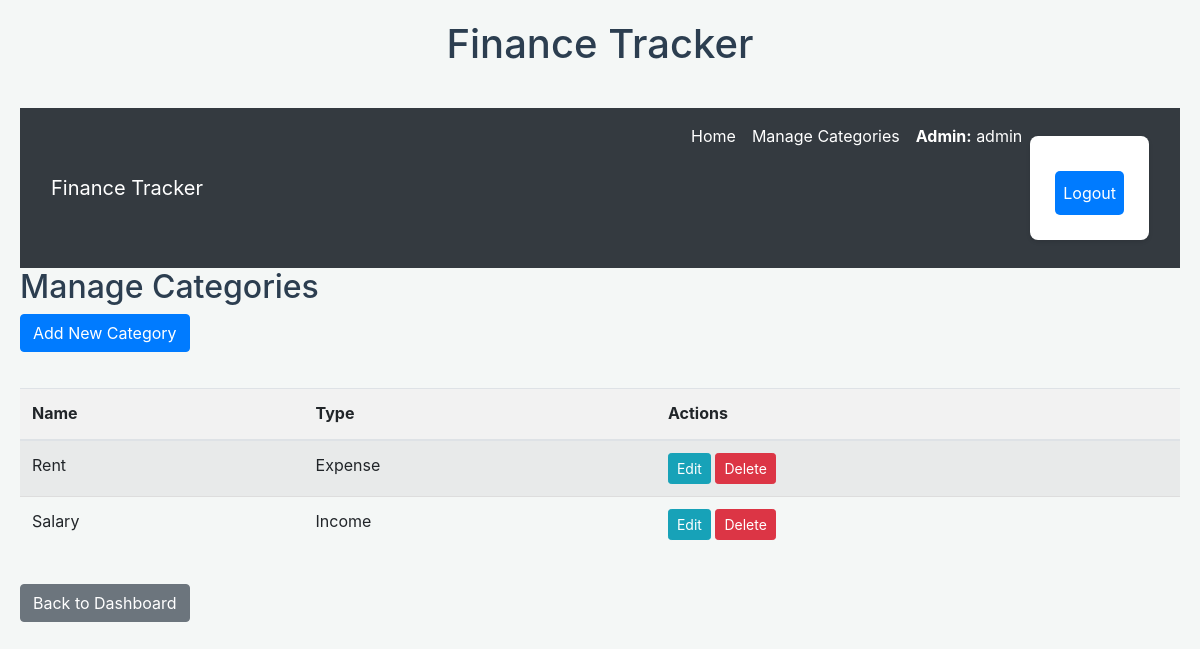
Page /categories/ (signed in) on the earlier database version.
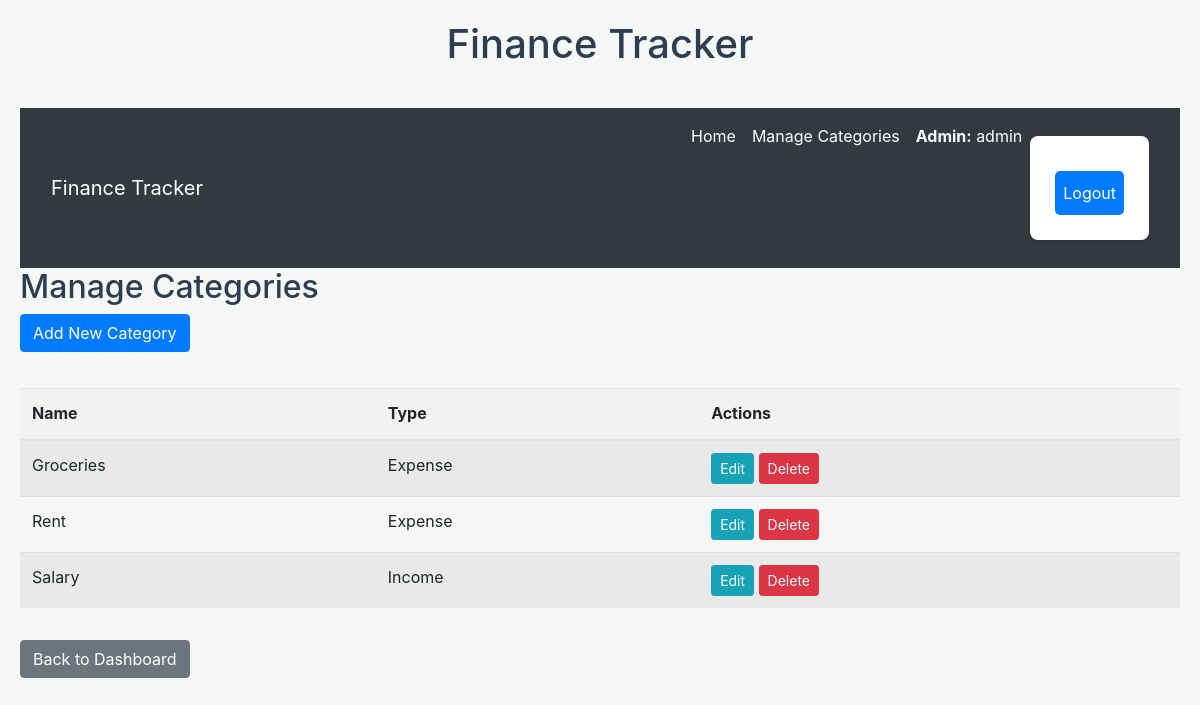
Same page on the later database version.
### tracker/models.py (models this page shows, shortened)
class Category(models.Model):
    CATEGORY_TYPES =  [
        ('income', 'Income'),
        ('expense', 'Expense'),
    ]
    type = models.CharField(max_length=10, choices=CATEGORY_TYPES)
    name = models.CharField(max_length=100)
    user = models.ForeignKey(User, on_delete=models.CASCADE, null=True, blank=True)
    created_at = models.DateTimeField(auto_now_add=True)
    class Meta:
        verbose_name_plural = "Categories"

### tracker/views.py (the view)
# urls.py: path('categories/', views.category_list, name='category_list'),
def category_list(request):
    if request.user.is_staff:
        categories = Category.objects.all().order_by('name')
    else:
        categories = Category.objects.filter(user=request.user).order_by('name')
    return render(request, 'tracker/category_list.html', {'categories': categories, 'title': 'Manage Categories'})

### tracker/templates/tracker/category_list.html
{% extends 'tracker/base.html' %}
{% load crispy_forms_tags %}
{% block content %}
<h2>{{ title }}</h2>
<a href="{% url 'tracker:category_add' %}" class="btn btn-primary mb-3">Add New Category</a>
<div class="category-list">
    {% if categories %}
        <table class="table table-striped">
            <thead>
                <tr>
                    <th>Name</th>
                    <th>Type</th>
                    <th>Actions</th>
                </tr>
            </thead>
            <tbody>
                {% for category in categories %}
                <tr>
                    <td>{{ category.name }}</td>
                    <td>{{ category.type|capfirst }}</td>
                    <td>
                        <a href="{% url 'tracker:category_edit' pk=category.pk %}" class="btn btn-sm btn-info">Edit</a>
                        <a href="{% url 'tracker:category_delete' pk=category.pk %}" class="btn btn-sm btn-danger">Delete</a>
                    </td>
                </tr>
                {% endfor %}
            </tbody>
        </table>
    {% else %}
        <p>No categories yet. Add your first category!</p>
    {% endif %}
</div>
<a href="{% url 'tracker:dashboard' %}" class="btn btn-secondary mt-3">Back to Dashboard</a>
{% endblock %}

### tracker/templates/tracker/base.html (shortened to what this page needs)
{% load static %}
<!DOCTYPE html>
<html lang="en">
<head>
    <link rel="stylesheet" href="https://stackpath.bootstrapcdn.com/bootstrap/4.5.2/css/bootstrap.min.css">
    <link rel="stylesheet" href="{% static 'tracker/style.css' %}">
</head>
<body>
    {% block title_heading %}
    <h1>Finance Tracker</h1>
    {% endblock title_heading %}
    {% block navbar %}
    <nav class="navbar navbar-expand-lg navbar-light bg-light {% if user.is_superuser %}admin-navbar{% endif %}">
        <div class="container-fluid">
            <a class="navbar-brand" href="{% url 'tracker:welcome_page' %}">Finance Tracker</a>
            <div class="collapse navbar-collapse">
                <ul class="navbar-nav ml-auto mb-2 mb-lg-0">
                    {% if user.is_authenticated %}
                        <li class="nav-item">
                            <a class="nav-link" href="{% url 'tracker:dashboard' %}">Home</a>
                        </li>
                        <li class="nav-item">
                            <a class="nav-link" href="{% url 'tracker:category_list' %}">Manage Categories</a>
                        </li>
                        <li class="nav-item nav-link">
                            {% if user.is_superuser %}
                                <strong>Admin:</strong> {{ user.username }}
                            {% else %}
                                Welcome, {{ user.username }}
                            {% endif %}
                        </li>
                        <li class="nav-item">
                            <form action="{% url 'logout' %}" method="post">
                                <button type="submit" class="nav-link btn btn-danger">Logout</button>
                            </form>
                        </li>
                    {% endif %}
                </ul>
            </div>
        </div>
    </nav>
    {% endblock navbar %}
    {% block content %}{% endblock %}
</body>
</html>

### tracker/static/tracker/style.css (style rules this page uses)
body { font-family: -apple-system, BlinkMacSystemFont, "Segoe UI", Roboto, "Helvetica Neue", Arial, sans-serif; background-color: #f4f7f6; color: #333; line-height: 1.6; margin: 0; padding: 20px; }
h1, h2, h3 { color: #2c3e50; }
h1 { text-align: center; margin-bottom: 40px; }
table { width: 100%; border-collapse: collapse; margin-top: 20px; }
th, td { padding: 12px 15px; text-align: left; border-bottom: 1px solid #ddd; }
th { background-color: #f2f2f2; font-weight: bold; }
tr:last-child td { border-bottom: none; }
form { background-color: #fff; padding: 25px; border-radius: 8px; box-shadow: 0 2px 4px rgba(0, 0, 0, 0.1); max-width: 500px; margin: 20px auto; }
form button[type="submit"] { background-color: #007bff; color: white; padding: 10px 20px; border: none; border-radius: 5px; cursor: pointer; font-size: 1em; margin-top: 10px; transition: background-color 0.3s ease; }
.admin-navbar { background-color: #343a40 !important; }
.admin-navbar .navbar-brand, .admin-navbar .nav-link { color: #ffffff !important; }
.admin-navbar .nav-link.btn { border-color: #ffffff !important; }

Differences in the rows shown:
added Category: name "Groceries", type "Expense"
